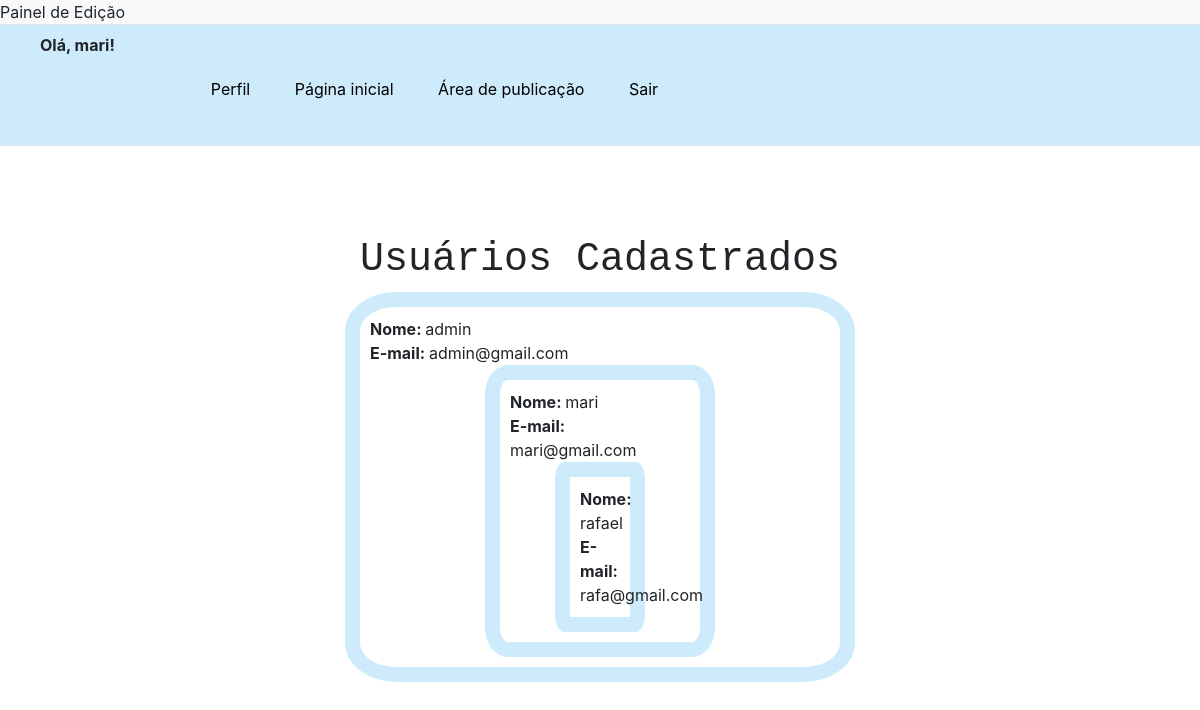
The page /usuarios_cadastrados.php (signed in) on the database its author committed.
### tables this page shows
CREATE TABLE `usuario` (
  `cod` int(11) NOT NULL,
  `nome` varchar(150) NOT NULL,
  `email` varchar(150) NOT NULL,
  `senha` varchar(45) NOT NULL,
  `pendencia` int(11) NOT NULL,
  `status` int(11) NOT NULL,
  `perfil_cod` int(11) NOT NULL,
  `id_empresa` int(11) NOT NULL
);

### usuarios_cadastrados.php (the view, shortened to what this page needs)
<?php
    include('bd/verifica_login.php');
?>
<!DOCTYPE html>
<html lang="pt-br">
    <head>
        <link rel = "stylesheet" href = "css/usuariocadastro.css">
        <link rel="stylesheet" href="https://cdn.jsdelivr.net/npm/bootstrap@4.0.0/dist/css/bootstrap.min.css"
>
    </head>
<body>
    <div class = "cabeça">
        <nav class="bg-light border-bottom">
            <div class="">
                    Painel de Edição
            </div>
        </nav>
    </div>
    <div class="cor">
    <header class = "py-2 mg-2 border-bottom">
    <nav id = "menu-h">
    <ul>
      <span class = fs-4> <b> Olá, <?php echo $_SESSION['nome'];?>!<br/> </b>
            <li>
                <a href = "perfil.php"> Perfil </a>
            </li>
            <li>
                <a href="index.php">Página inicial</a>
            <li>
                <a href="area_publicacao.php">Área de publicação</a>
            </li>
            <li>
            <a href="bd/logout.php">Sair</a>
            </li>
        </ul>
    </nav>
    </header>
    </div>
<div class = "corpo">
        <h1 class = "titulo">Usuários Cadastrados</h1>
        <?php
            $selecionar = "SELECT * FROM usuario WHERE pendencia = 0";
            $resultado = mysqli_query ($conexao, $selecionar);
            while($row_usuario = mysqli_fetch_assoc($resultado)){
        ?>
    <div class="d">
        <div class = "">
        <?php
            echo "<b>Nome: </b>" . $row_usuario['nome'] . "<br>";
            echo "<b>E-mail: </b>" . $row_usuario['email'] . "<br>";
            ?>
    </div>
    <?php
    }
    ?>
</div>
</body>
</html>

### css/usuariocadastro.css (style rules this page uses)
.cor { background-color: #ceebfb; }
#menu-h { list-style-type: none; padding: 0; background-color: #ceebfb; }
#menu-h li { display: inline; }
#menu-h li a { color: black; display: inline; text-decoration: none; padding: 20px; display: inline-block; transition: background .6s; }
li { position: relative; left: 13%; }
.titulo { text-align: center; font-family: 'Courier New', Courier, monospace; }
.corpo { margin: 30px; padding: 5%; position: relative; }
.d { border: 15px solid #ceebfb; border-radius: 10%; height: 50%; padding: 10px; width: 50%; position: relative; left: 25%; }

### rows shown on the page
usuario: nome "admin", email "admin@gmail.com"
usuario: nome "mari", email "mari@gmail.com"
usuario: nome "rafael", email "rafa@gmail.com"

### other values the page prints
$_SESSION['nome'] "mari"
